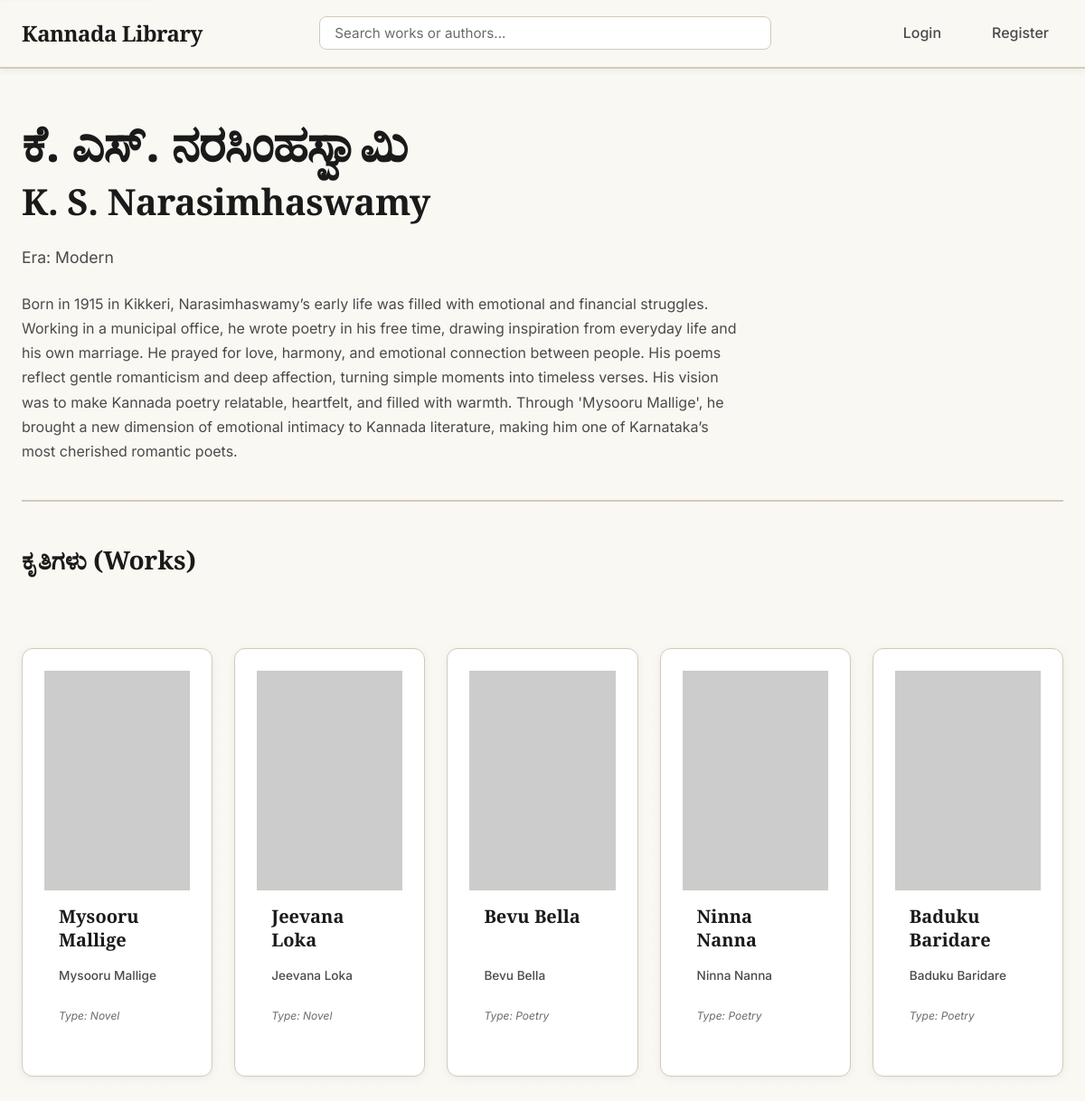
The page /author/8 on the database its author committed.
### tables this page shows
CREATE TABLE Author (
    author_id INTEGER PRIMARY KEY AUTOINCREMENT,
    name_kannada TEXT NOT NULL,
    name_english TEXT NOT NULL,
    biography TEXT,
    image_url TEXT, -- e.g., 'kuvempu.jpg'
    era TEXT
);

CREATE TABLE Work (
    work_id INTEGER PRIMARY KEY AUTOINCREMENT,
    author_id INTEGER NOT NULL,
    title_kannada TEXT NOT NULL,
    title_english TEXT NOT NULL,
    synopsis TEXT,
    cover_image_url TEXT, -- e.g., 'kanooru_heggadithi.jpg'
    type TEXT, -- 'Novel', 'Poetry', 'Play'
    FOREIGN KEY (author_id) REFERENCES Author (author_id)
);

### app.py (the view)
@app.route('/author/<int:author_id>')
def author_details(author_id):
    db = get_db()
    author = db.execute('SELECT * FROM Author WHERE author_id = ?', (author_id,)).fetchone()
    if author is None:
        abort(404)
    works = db.execute('SELECT * FROM Work WHERE author_id = ?', (author_id,)).fetchall()
    return render_template('author.html', author=author, works=works)

### app.py (called while the page is built)
def get_db():
    db = getattr(g, '_database', None)
    if db is None:
        db = g._database = sqlite3.connect(DATABASE)
        db.row_factory = sqlite3.Row
    return db

@app.teardown_appcontext
def close_connection(exception):
    db = getattr(g, '_database', None)
    if db is not None:
        db.close()

### templates/author.html (shortened to what this page needs)
{% extends "layout.html" %}
{% block content %}
    <div class="author-header">
        <h1>{{ author.name_kannada }}</h1>
        <h2>{{ author.name_english }}</h2>
        {% if author.era %}
            <p class="author-era">Era: {{ author.era }}</p>
        {% endif %}
        {% if author.biography %}
            <p class="author-bio">{{ author.biography }}</p>
        {% endif %}
    </div>
    <div class="works-list">
        <h3>ಕೃತಿಗಳು (Works)</h3>
        {% if works %}
            <div class="work-grid">
                {% for work in works %}
                    <a href="{{ url_for('work_details', work_id=work.work_id) }}" class="work-card">
                        <div class="work-poster">
                            {% if work.cover_image_url %}
                                <img
                                    src="{{ url_for('static', filename='images/' + work.cover_image_url) }}"
                                    alt="Cover for {{ work.title_english }}"
                                    loading="lazy"
                                >
                            {% else %}
                                <img
                                    src="https://placehold.co/500x750/f5f2eb/6b6b6b?text={{ work.title_english|urlencode }}"
                                    alt="Cover for {{ work.title_english }}"
                                    loading="lazy"
                                >
                            {% endif %}
                        </div>
                        <div class="work-details">
                            <h3 class="work-title">{{ work.title_kannada }}</h3>
                            <p class="work-author">{{ work.title_english }}</p>
                            <p class="work-type">Type: {{ work.type }}</p>
                        </div>
                    </a>
                {% endfor %}
            </div>
        {% else %}
            <p>No works available for this author.</p>
        {% endif %}
    </div>
{% endblock %}

### static/style.css (style rules this page uses)
:root { --bg-primary: #faf8f3; --bg-secondary: #f5f2eb; --bg-tertiary: #f0ede5; --bg-card: #ffffff; --bg-hover: #f8f6f0; --text-primary: #1a1a1a; --text-secondary: #4a4a4a; --text-muted: #6b6b6b; --accent-primary: #2d5a5f; --accent-secondary: #3d6b7a; --accent-tertiary: #4a7c8a; --accent-hover: #1f4a4f; --highlight: #d4a574; --highlight-light: #e8c9a0; --highlight-dark: #b8935a; --border-color: #d4c9b8; --shadow-sm: 0 2px 8px rgba(45, 90, 95, 0.08); --shadow-md: 0 4px 16px rgba(45, 90, 95, 0.12); --shadow-lg: 0 8px 32px rgba(45, 90, 95, 0.15); --shadow-glow: 0 0 20px rgba(212, 165, 116, 0.2); --spacing-xs: 0.5rem; --spacing-sm: 1rem; --spacing-md: 1.5rem; --spacing-lg: 2rem; --spacing-xl: 3rem; --spacing-2xl: 4rem; --font-primary: 'Inter', -apple-system, BlinkMacSystemFont, 'Segoe UI', sans-serif; --font-display: 'Playfair Display', Georgia, serif; --transition-fast: 150ms ease; --transition-base: 250ms ease; --transition-slow: 350ms ease; --radius-sm: 4px; --radius-md: 8px; --radius-lg: 12px; --radius-xl: 16px; }
* { margin: 0; padding: 0; box-sizing: border-box; }
html { font-size: 16px; scroll-behavior: smooth; color-scheme: light; overflow-y: scroll; scrollbar-width: none; -ms-overflow-style: none; }
body { font-family: var(--font-primary); background-color: var(--bg-primary) !important; background-image: radial-gradient(circle at 1px 1px, rgba(212, 165, 116, 0.03) 1px, transparent 0); background-size: 20px 20px; color: var(--text-primary) !important; line-height: 1.6; -webkit-font-smoothing: antialiased; -moz-osx-font-smoothing: grayscale; min-height: 100vh; }
h1, h2, h3, h4, h5, h6 { font-family: var(--font-display); font-weight: 700; line-height: 1.2; color: var(--text-primary); margin-bottom: var(--spacing-md); }
h1 { font-size: clamp(2rem, 5vw, 3.5rem); letter-spacing: -0.02em; }
h2 { font-size: clamp(1.5rem, 4vw, 2.5rem); letter-spacing: -0.01em; }
h3 { font-size: clamp(1.25rem, 3vw, 1.75rem); }
p { margin-bottom: var(--spacing-sm); color: var(--text-secondary); }
a { color: var(--accent-primary); text-decoration: none; transition: color var(--transition-fast); }
.work-grid, .film-grid { display: grid; grid-template-columns: repeat(auto-fill, minmax(180px, 1fr)); gap: var(--spacing-md); margin-top: var(--spacing-lg); }
.work-card, .film-card { background-color: var(--bg-card); border-radius: var(--radius-lg); overflow: hidden; transition: all var(--transition-base); cursor: pointer; border: 1px solid var(--border-color); display: flex; flex-direction: column; box-shadow: var(--shadow-sm); }
.film-poster, .work-poster { position: relative; width: 100%; padding-top: 150%; overflow: hidden; background-color: var(--bg-secondary); border-bottom: 1px solid var(--border-color); }
.film-poster img, .work-poster img { position: absolute; top: 0; left: 0; width: 100%; height: 100%; object-fit: cover; transition: transform var(--transition-slow); }
.film-details, .work-details { padding: var(--spacing-sm); flex: 1; display: flex; flex-direction: column; }
.film-title, .work-title { font-size: 0.95rem; font-weight: 600; color: var(--text-primary); margin-bottom: var(--spacing-xs); line-height: 1.3; display: -webkit-box; -webkit-line-clamp: 2; line-clamp: 2; -webkit-box-orient: vertical; overflow: hidden; }
.film-year, .work-author { font-size: 0.85rem; color: var(--text-secondary); margin-top: auto; font-weight: 500; }
.work-type { font-size: 0.75rem; color: var(--text-muted); margin-top: var(--spacing-xs); font-style: italic; }
.main-header, .work-header, .profile-header, .author-header { margin-bottom: var(--spacing-xl); padding-bottom: var(--spacing-md); border-bottom: 2px solid var(--border-color); }
.main-header h1, .work-header h1, .profile-header h1, .author-header h1 { margin-bottom: var(--spacing-xs); }
.work-header h2, .author-header .author-era { color: var(--text-secondary); font-size: 1.1rem; font-weight: 400; margin-bottom: var(--spacing-md); }
.author-bio { color: var(--text-secondary); line-height: 1.7; max-width: 800px; }
.author-header { margin-bottom: var(--spacing-xl); }
.works-list { display: grid; gap: var(--spacing-md); margin-top: var(--spacing-lg); }
.works-list .work-card { padding: var(--spacing-md); }
.works-list .work-card h3 { margin-bottom: var(--spacing-sm); font-size: 1.25rem; }
.author-era { color: var(--text-muted); font-size: 0.85rem; margin-top: var(--spacing-xs); }
img { max-width: 100%; height: auto; }

### rows shown on the page
Author: name_kannada "ಕೆ. ಎಸ್. ನರಸಿಂಹಸ್ವಾಮಿ", name_english "K. S. Narasimhaswamy", era "Modern", biography "Born in 1915 in Kikkeri, Narasimhaswamy’s early life was filled with emotional and financial struggles. Working in a municipal office, he wrote poetry in his free time, drawing inspiration from everyday life and his own marriage. He prayed for love, harmony, and emotional connection between people. His poems reflect gentle romanticism and deep affection, turning simple moments into timeless verses. His vision was to make Kannada poetry relatable, heartfelt, and filled with warmth. Through 'Mysooru Mallige', he brought a new dimension of emotional intimacy to Kannada literature, making him one of Karnataka’s most cherished romantic poets."
Work: title_kannada "Mysooru Mallige", title_english "Mysooru Mallige", type "Novel"
Work: title_kannada "Jeevana Loka", title_english "Jeevana Loka", type "Novel"
Work: title_kannada "Bevu Bella", title_english "Bevu Bella", type "Poetry"
Work: title_kannada "Ninna Nanna", title_english "Ninna Nanna", type "Poetry"
Work: title_kannada "Baduku Baridare", title_english "Baduku Baridare", type "Poetry"
